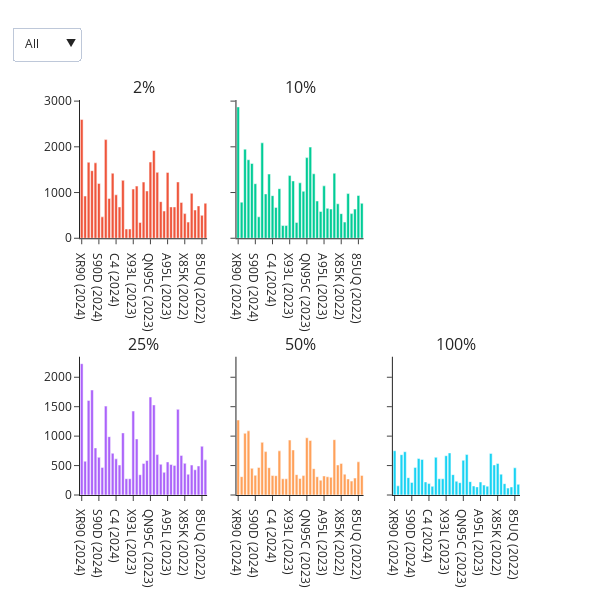
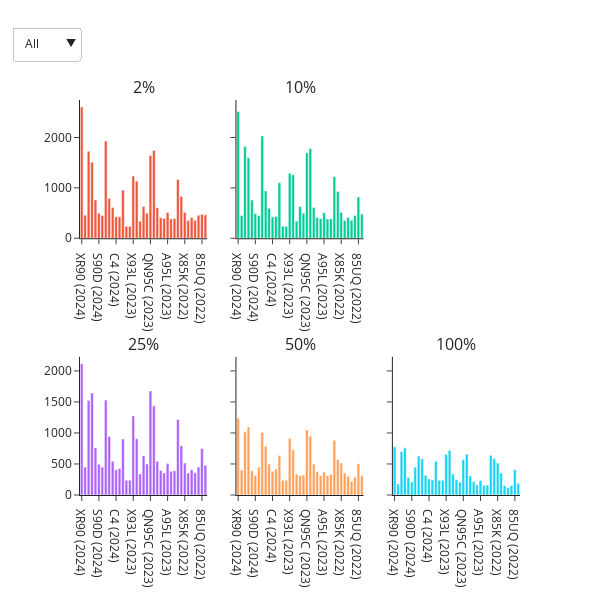
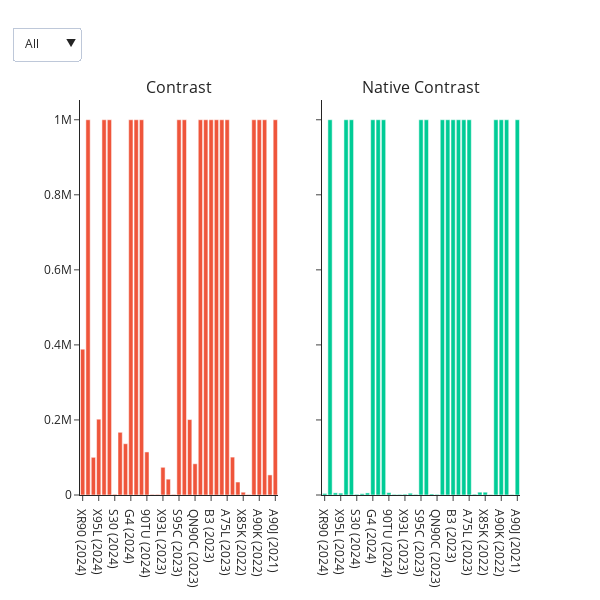
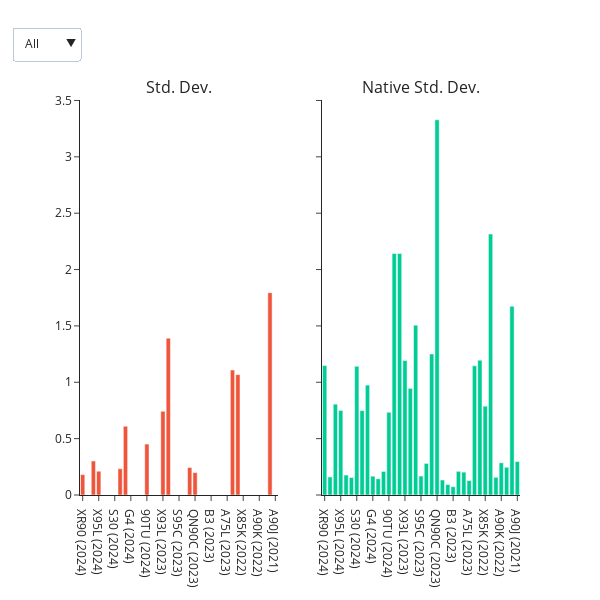

Source (notebook cell) for these figures, in order:
### Code cell
for subcategory in subcategories:
    print(subcategory)
    print("-"*100)
    rvisualizer.plot_facet_bar(subcategory)

### Figure 1 — Plotly figure (JSON) as saved in the notebook; plotly's stock layout.template omitted (floating-point values rounded to 4 significant figures)
{"data": [{"marker": {"color": "#EF553B"}, "name": "2% (2024)", "type": "bar", "x": ["XR90 (2024)", "XR80 (2024)", "XR70 (2024)", "X95L (2024)", "S95D (2024)", "S90D (2024)", "S30 (2024)", "QN90D (2024)", "QN85D (2024)", "G4 (2024)", "C4 (2024)", "B4 (2024)", "90TU (2024)", "7590 (2024)", "7570 (2024)"], "xaxis": "x", "y": [2597, 923, 1662, 1478, 1650, 1199, 468, 2158, 872, 1423, 950, 685, 1267, 203, 203], "yaxis": "y"}, {"marker": {"color": "#EF553B"}, "name": "2% (2023)", "type": "bar", "x": ["X93L (2023)", "X90L (2023)", "X77L (2023)", "S95C (2023)", "S90C (2023)", "QN95C (2023)", "QN90C (2023)", "G3 (2023)", "C3 (2023)", "B3 (2023)", "A95L (2023)", "A80L (2023)", "A75L (2023)"], "xaxis": "x", "y": [1077, 1141, 344, 1229, 1034, 1667, 1920, 1442, 801, 596, 1440, 686, 685], "yaxis": "y"}, {"marker": {"color": "#EF553B"}, "name": "2% (2022)", "type": "bar", "x": ["X95K (2022)", "X90K (2022)", "X85K (2022)", "X80K (2022)", "A95K (2022)", "A90K (2022)", "A80K (2022)", "85UQ (2022)"], "xaxis": "x", "y": [1232, 784, 539, 353, 983, 618, 708, 501], "yaxis": "y"}, {"marker": {"color": "#EF553B"}, "name": "2% (2021)", "type": "bar", "x": ["A90J (2021)"], "xaxis": "x", "y": [766], "yaxis": "y"}, {"marker": {"color": "#00CC96"}, "name": "10% (2024)", "type": "bar", "x": ["XR90 (2024)", "XR80 (2024)", "XR70 (2024)", "X95L (2024)", "S95D (2024)", "S90D (2024)", "S30 (2024)", "QN90D (2024)", "QN85D (2024)", "G4 (2024)", "C4 (2024)", "B4 (2024)", "90TU (2024)", "7590 (2024)", "7570 (2024)"], "xaxis": "x2", "y": [2873, 790, 1949, 1717, 1635, 1193, 469, 2087, 970, 1404, 932, 675, 1084, 278, 278], "yaxis": "y2"}, {"marker": {"color": "#00CC96"}, "name": "10% (2023)", "type": "bar", "x": ["X93L (2023)", "X90L (2023)", "X77L (2023)", "S95C (2023)", "S90C (2023)", "QN95C (2023)", "QN90C (2023)", "G3 (2023)", "C3 (2023)", "B3 (2023)", "A95L (2023)", "A80L (2023)", "A75L (2023)"], "xaxis": "x2", "y": [1371, 1254, 345, 1213, 1027, 1764, 1994, 1410, 815, 585, 1146, 654, 638], "yaxis": "y2"}, {"marker": {"color": "#00CC96"}, "name": "10% (2022)", "type": "bar", "x": ["X95K (2022)", "X90K (2022)", "X85K (2022)", "X80K (2022)", "A95K (2022)", "A90K (2022)", "A80K (2022)", "85UQ (2022)"], "xaxis": "x2", "y": [1423, 754, 538, 353, 977, 539, 638, 935], "yaxis": "y2"}, {"marker": {"color": "#00CC96"}, "name": "10% (2021)", "type": "bar", "x": ["A90J (2021)"], "xaxis": "x2", "y": [764], "yaxis": "y2"}, {"marker": {"color": "#AB63FA"}, "name": "25% (2024)", "type": "bar", "x": ["XR90 (2024)", "XR80 (2024)", "XR70 (2024)", "X95L (2024)", "S95D (2024)", "S90D (2024)", "S30 (2024)", "QN90D (2024)", "QN85D (2024)", "G4 (2024)", "C4 (2024)", "B4 (2024)", "90TU (2024)", "7590 (2024)", "7570 (2024)"], "xaxis": "x4", "y": [2231, 574, 1607, 1784, 800, 640, 469, 1510, 991, 709, 614, 509, 1055, 277, 277], "yaxis": "y4"}, {"marker": {"color": "#AB63FA"}, "name": "25% (2023)", "type": "bar", "x": ["X93L (2023)", "X90L (2023)", "X77L (2023)", "S95C (2023)", "S90C (2023)", "QN95C (2023)", "QN90C (2023)", "G3 (2023)", "C3 (2023)", "B3 (2023)", "A95L (2023)", "A80L (2023)", "A75L (2023)"], "xaxis": "x4", "y": [1426, 952, 345, 536, 586, 1664, 1530, 687, 522, 385, 562, 519, 503], "yaxis": "y4"}, {"marker": {"color": "#AB63FA"}, "name": "25% (2022)", "type": "bar", "x": ["X95K (2022)", "X90K (2022)", "X85K (2022)", "X80K (2022)", "A95K (2022)", "A90K (2022)", "A80K (2022)", "85UQ (2022)"], "xaxis": "x4", "y": [1455, 673, 538, 353, 509, 429, 493, 828], "yaxis": "y4"}, {"marker": {"color": "#AB63FA"}, "name": "25% (2021)", "type": "bar", "x": ["A90J (2021)"], "xaxis": "x4", "y": [597], "yaxis": "y4"}, {"marker": {"color": "#FFA15A"}, "name": "50% (2024)", "type": "bar", "x": ["XR90 (2024)", "XR80 (2024)", "XR70 (2024)", "X95L (2024)", "S95D (2024)", "S90D (2024)", "S30 (2024)", "QN90D (2024)", "QN85D (2024)", "G4 (2024)", "C4 (2024)", "B4 (2024)", "90TU (2024)", "7590 (2024)", "7570 (2024)"], "xaxis": "x5", "y": [1274, 312, 1048, 1090, 453, 334, 469, 894, 737, 464, 331, 328, 750, 276, 276], "yaxis": "y5"}, {"marker": {"color": "#FFA15A"}, "name": "50% (2023)", "type": "bar", "x": ["X93L (2023)", "X90L (2023)", "X77L (2023)", "S95C (2023)", "S90C (2023)", "QN95C (2023)", "QN90C (2023)", "G3 (2023)", "C3 (2023)", "B3 (2023)", "A95L (2023)", "A80L (2023)", "A75L (2023)"], "xaxis": "x5", "y": [933, 765, 346, 280, 330, 972, 927, 448, 311, 252, 324, 310, 300], "yaxis": "y5"}, {"marker": {"color": "#FFA15A"}, "name": "50% (2022)", "type": "bar", "x": ["X95K (2022)", "X90K (2022)", "X85K (2022)", "X80K (2022)", "A95K (2022)", "A90K (2022)", "A80K (2022)", "85UQ (2022)"], "xaxis": "x5", "y": [940, 510, 537, 354, 273, 236, 288, 564], "yaxis": "y5"}, {"marker": {"color": "#FFA15A"}, "name": "50% (2021)", "type": "bar", "x": ["A90J (2021)"], "xaxis": "x5", "y": [333], "yaxis": "y5"}, {"marker": {"color": "#19D3F3"}, "name": "100% (2024)", "type": "bar", "x": ["XR90 (2024)", "XR80 (2024)", "XR70 (2024)", "X95L (2024)", "S95D (2024)", "S90D (2024)", "S30 (2024)", "QN90D (2024)", "QN85D (2024)", "G4 (2024)", "C4 (2024)", "B4 (2024)", "90TU (2024)", "7590 (2024)", "7570 (2024)"], "xaxis": "x6", "y": [752, 156, 685, 735, 295, 214, 469, 619, 604, 222, 194, 147, 640, 276, 276], "yaxis": "y6"}, {"marker": {"color": "#19D3F3"}, "name": "100% (2023)", "type": "bar", "x": ["X93L (2023)", "X90L (2023)", "X77L (2023)", "S95C (2023)", "S90C (2023)", "QN95C (2023)", "QN90C (2023)", "G3 (2023)", "C3 (2023)", "B3 (2023)", "A95L (2023)", "A80L (2023)", "A75L (2023)"], "xaxis": "x6", "y": [667, 715, 346, 234, 209, 590, 687, 227, 153, 138, 221, 169, 149], "yaxis": "y6"}, {"marker": {"color": "#19D3F3"}, "name": "100% (2022)", "type": "bar", "x": ["X95K (2022)", "X90K (2022)", "X85K (2022)", "X80K (2022)", "A95K (2022)", "A90K (2022)", "A80K (2022)", "85UQ (2022)"], "xaxis": "x6", "y": [707, 511, 536, 354, 193, 117, 137, 462], "yaxis": "y6"}, {"marker": {"color": "#19D3F3"}, "name": "100% (2021)", "type": "bar", "x": ["A90J (2021)"], "xaxis": "x6", "y": [181], "yaxis": "y6"}], "layout": {"annotations": [{"font": {"size": 16}, "showarrow": false, "text": "2%", "x": 0.1444, "xanchor": "center", "xref": "paper", "y": 1.0, "yanchor": "bottom", "yref": "paper"}, {"font": {"size": 16}, "showarrow": false, "text": "10%", "x": 0.5, "xanchor": "center", "xref": "paper", "y": 1.0, "yanchor": "bottom", "yref": "paper"}, {"font": {"size": 16}, "showarrow": false, "text": "25%", "x": 0.1444, "xanchor": "center", "xref": "paper", "y": 0.35, "yanchor": "bottom", "yref": "paper"}, {"font": {"size": 16}, "showarrow": false, "text": "50%", "x": 0.5, "xanchor": "center", "xref": "paper", "y": 0.35, "yanchor": "bottom", "yref": "paper"}, {"font": {"size": 16}, "showarrow": false, "text": "100%", "x": 0.8556, "xanchor": "center", "xref": "paper", "y": 0.35, "yanchor": "bottom", "yref": "paper"}], "height": 600, "margin": {"b": 100}, "showlegend": false, "updatemenus": [{"buttons": [{"args": [{"visible": [true, true, true, true, true, true, true, true, true, true, true, true, true, true, true, true, true, true, true, true]}], "label": "All", "method": "update"}, {"args": [{"visible": [true, false, false, false, true, false, false, false, true, false, false, false, true, false, false, false, true, false, false, false]}], "label": "2024", "method": "update"}, {"args": [{"visible": [false, true, false, false, false, true, false, false, false, true, false, false, false, true, false, false, false, true, false, false]}], "label": "2023", "method": "update"}, {"args": [{"visible": [false, false, true, false, false, false, true, false, false, false, true, false, false, false, true, false, false, false, true, false]}], "label": "2022", "method": "update"}, {"args": [{"visible": [false, false, false, true, false, false, false, true, false, false, false, true, false, false, false, true, false, false, false, true]}], "label": "2021", "method": "update"}], "direction": "down", "showactive": true, "x": 0, "y": 1.1, "yanchor": "bottom"}], "width": 600, "xaxis": {"anchor": "y", "autorange": true, "domain": [0, 0.2889], "range": [-0.5, 36.5], "type": "category"}, "xaxis2": {"anchor": "y2", "autorange": true, "domain": [0.3556, 0.6444], "range": [-0.5, 36.5], "type": "category"}, "xaxis3": {"anchor": "y3", "domain": [0.7111, 1]}, "xaxis4": {"anchor": "y4", "autorange": true, "domain": [0, 0.2889], "range": [-0.5, 36.5], "type": "category"}, "xaxis5": {"anchor": "y5", "autorange": true, "domain": [0.3556, 0.6444], "range": [-0.5, 36.5], "type": "category"}, "xaxis6": {"anchor": "y6", "autorange": true, "domain": [0.7111, 1], "range": [-0.5, 36.5], "type": "category"}, "yaxis": {"anchor": "x", "autorange": true, "domain": [0.65, 1.0], "range": [0, 3024.0], "type": "linear"}, "yaxis2": {"anchor": "x2", "autorange": true, "domain": [0.65, 1.0], "matches": "y", "range": [0, 3024.0], "showticklabels": false, "type": "linear"}, "yaxis3": {"anchor": "x3", "domain": [0.65, 1.0], "matches": "y", "showticklabels": false}, "yaxis4": {"anchor": "x4", "autorange": true, "domain": [0, 0.35], "range": [0, 2348.0], "type": "linear"}, "yaxis5": {"anchor": "x5", "autorange": true, "domain": [0, 0.35], "matches": "y4", "range": [0, 2348.0], "showticklabels": false, "type": "linear"}, "yaxis6": {"anchor": "x6", "autorange": true, "domain": [0, 0.35], "matches": "y4", "range": [0, 2348.0], "showticklabels": false, "type": "linear"}}}

### Figure 2 — Plotly figure (JSON) as saved in the notebook; plotly's stock layout.template omitted (floating-point values rounded to 4 significant figures)
{"data": [{"marker": {"color": "#EF553B"}, "name": "2% (2024)", "type": "bar", "x": ["XR90 (2024)", "XR80 (2024)", "XR70 (2024)", "X95L (2024)", "S95D (2024)", "S90D (2024)", "S30 (2024)", "QN90D (2024)", "QN85D (2024)", "G4 (2024)", "C4 (2024)", "B4 (2024)", "90TU (2024)", "7590 (2024)", "7570 (2024)"], "xaxis": "x", "y": [2607, 459, 1728, 1510, 761, 496, 453, 1930, 790, 611, 427, 425, 954, 238, 238], "yaxis": "y"}, {"marker": {"color": "#EF553B"}, "name": "2% (2023)", "type": "bar", "x": ["X93L (2023)", "X90L (2023)", "X77L (2023)", "S95C (2023)", "S90C (2023)", "QN95C (2023)", "QN90C (2023)", "G3 (2023)", "C3 (2023)", "B3 (2023)", "A95L (2023)", "A80L (2023)", "A75L (2023)"], "xaxis": "x", "y": [1235, 1129, 339, 632, 497, 1643, 1744, 607, 409, 396, 510, 384, 390], "yaxis": "y"}, {"marker": {"color": "#EF553B"}, "name": "2% (2022)", "type": "bar", "x": ["X95K (2022)", "X90K (2022)", "X85K (2022)", "X80K (2022)", "A95K (2022)", "A90K (2022)", "A80K (2022)", "85UQ (2022)"], "xaxis": "x", "y": [1165, 828, 514, 354, 412, 359, 456, 474], "yaxis": "y"}, {"marker": {"color": "#EF553B"}, "name": "2% (2021)", "type": "bar", "x": ["A90J (2021)"], "xaxis": "x", "y": [464], "yaxis": "y"}, {"marker": {"color": "#00CC96"}, "name": "10% (2024)", "type": "bar", "x": ["XR90 (2024)", "XR80 (2024)", "XR70 (2024)", "X95L (2024)", "S95D (2024)", "S90D (2024)", "S30 (2024)", "QN90D (2024)", "QN85D (2024)", "G4 (2024)", "C4 (2024)", "B4 (2024)", "90TU (2024)", "7590 (2024)", "7570 (2024)"], "xaxis": "x2", "y": [2517, 453, 1821, 1600, 759, 493, 451, 2032, 939, 596, 425, 433, 1101, 238, 238], "yaxis": "y2"}, {"marker": {"color": "#00CC96"}, "name": "10% (2023)", "type": "bar", "x": ["X93L (2023)", "X90L (2023)", "X77L (2023)", "S95C (2023)", "S90C (2023)", "QN95C (2023)", "QN90C (2023)", "G3 (2023)", "C3 (2023)", "B3 (2023)", "A95L (2023)", "A80L (2023)", "A75L (2023)"], "xaxis": "x2", "y": [1288, 1261, 339, 632, 494, 1697, 1783, 612, 412, 390, 507, 383, 389], "yaxis": "y2"}, {"marker": {"color": "#00CC96"}, "name": "10% (2022)", "type": "bar", "x": ["X95K (2022)", "X90K (2022)", "X85K (2022)", "X80K (2022)", "A95K (2022)", "A90K (2022)", "A80K (2022)", "85UQ (2022)"], "xaxis": "x2", "y": [1223, 929, 514, 354, 410, 358, 454, 821], "yaxis": "y2"}, {"marker": {"color": "#00CC96"}, "name": "10% (2021)", "type": "bar", "x": ["A90J (2021)"], "xaxis": "x2", "y": [481], "yaxis": "y2"}, {"marker": {"color": "#AB63FA"}, "name": "25% (2024)", "type": "bar", "x": ["XR90 (2024)", "XR80 (2024)", "XR70 (2024)", "X95L (2024)", "S95D (2024)", "S90D (2024)", "S30 (2024)", "QN90D (2024)", "QN85D (2024)", "G4 (2024)", "C4 (2024)", "B4 (2024)", "90TU (2024)", "7590 (2024)", "7570 (2024)"], "xaxis": "x4", "y": [2117, 451, 1522, 1644, 763, 497, 450, 1530, 942, 546, 405, 426, 903, 238, 238], "yaxis": "y4"}, {"marker": {"color": "#AB63FA"}, "name": "25% (2023)", "type": "bar", "x": ["X93L (2023)", "X90L (2023)", "X77L (2023)", "S95C (2023)", "S90C (2023)", "QN95C (2023)", "QN90C (2023)", "G3 (2023)", "C3 (2023)", "B3 (2023)", "A95L (2023)", "A80L (2023)", "A75L (2023)"], "xaxis": "x4", "y": [1275, 905, 339, 634, 499, 1676, 1439, 542, 396, 355, 506, 382, 389], "yaxis": "y4"}, {"marker": {"color": "#AB63FA"}, "name": "25% (2022)", "type": "bar", "x": ["X95K (2022)", "X90K (2022)", "X85K (2022)", "X80K (2022)", "A95K (2022)", "A90K (2022)", "A80K (2022)", "85UQ (2022)"], "xaxis": "x4", "y": [1217, 794, 514, 354, 409, 357, 451, 748], "yaxis": "y4"}, {"marker": {"color": "#AB63FA"}, "name": "25% (2021)", "type": "bar", "x": ["A90J (2021)"], "xaxis": "x4", "y": [481], "yaxis": "y4"}, {"marker": {"color": "#FFA15A"}, "name": "50% (2024)", "type": "bar", "x": ["XR90 (2024)", "XR80 (2024)", "XR70 (2024)", "X95L (2024)", "S95D (2024)", "S90D (2024)", "S30 (2024)", "QN90D (2024)", "QN85D (2024)", "G4 (2024)", "C4 (2024)", "B4 (2024)", "90TU (2024)", "7590 (2024)", "7570 (2024)"], "xaxis": "x5", "y": [1236, 402, 1017, 1098, 390, 316, 449, 1009, 785, 500, 382, 418, 638, 238, 238], "yaxis": "y5"}, {"marker": {"color": "#FFA15A"}, "name": "50% (2023)", "type": "bar", "x": ["X93L (2023)", "X90L (2023)", "X77L (2023)", "S95C (2023)", "S90C (2023)", "QN95C (2023)", "QN90C (2023)", "G3 (2023)", "C3 (2023)", "B3 (2023)", "A95L (2023)", "A80L (2023)", "A75L (2023)"], "xaxis": "x5", "y": [909, 728, 339, 312, 318, 1047, 948, 501, 379, 312, 370, 312, 335], "yaxis": "y5"}, {"marker": {"color": "#FFA15A"}, "name": "50% (2022)", "type": "bar", "x": ["X95K (2022)", "X90K (2022)", "X85K (2022)", "X80K (2022)", "A95K (2022)", "A90K (2022)", "A80K (2022)", "85UQ (2022)"], "xaxis": "x5", "y": [881, 574, 514, 354, 302, 217, 288, 503], "yaxis": "y5"}, {"marker": {"color": "#FFA15A"}, "name": "50% (2021)", "type": "bar", "x": ["A90J (2021)"], "xaxis": "x5", "y": [311], "yaxis": "y5"}, {"marker": {"color": "#19D3F3"}, "name": "100% (2024)", "type": "bar", "x": ["XR90 (2024)", "XR80 (2024)", "XR70 (2024)", "X95L (2024)", "S95D (2024)", "S90D (2024)", "S30 (2024)", "QN90D (2024)", "QN85D (2024)", "G4 (2024)", "C4 (2024)", "B4 (2024)", "90TU (2024)", "7590 (2024)", "7570 (2024)"], "xaxis": "x6", "y": [776, 176, 702, 760, 282, 209, 448, 629, 583, 317, 259, 244, 545, 238, 238], "yaxis": "y6"}, {"marker": {"color": "#19D3F3"}, "name": "100% (2023)", "type": "bar", "x": ["X93L (2023)", "X90L (2023)", "X77L (2023)", "S95C (2023)", "S90C (2023)", "QN95C (2023)", "QN90C (2023)", "G3 (2023)", "C3 (2023)", "B3 (2023)", "A95L (2023)", "A80L (2023)", "A75L (2023)"], "xaxis": "x6", "y": [658, 720, 338, 248, 207, 572, 659, 306, 216, 162, 232, 156, 161], "yaxis": "y6"}, {"marker": {"color": "#19D3F3"}, "name": "100% (2022)", "type": "bar", "x": ["X95K (2022)", "X90K (2022)", "X85K (2022)", "X80K (2022)", "A95K (2022)", "A90K (2022)", "A80K (2022)", "85UQ (2022)"], "xaxis": "x6", "y": [639, 586, 514, 354, 152, 122, 155, 405], "yaxis": "y6"}, {"marker": {"color": "#19D3F3"}, "name": "100% (2021)", "type": "bar", "x": ["A90J (2021)"], "xaxis": "x6", "y": [187], "yaxis": "y6"}], "layout": {"annotations": [{"font": {"size": 16}, "showarrow": false, "text": "2%", "x": 0.1444, "xanchor": "center", "xref": "paper", "y": 1.0, "yanchor": "bottom", "yref": "paper"}, {"font": {"size": 16}, "showarrow": false, "text": "10%", "x": 0.5, "xanchor": "center", "xref": "paper", "y": 1.0, "yanchor": "bottom", "yref": "paper"}, {"font": {"size": 16}, "showarrow": false, "text": "25%", "x": 0.1444, "xanchor": "center", "xref": "paper", "y": 0.35, "yanchor": "bottom", "yref": "paper"}, {"font": {"size": 16}, "showarrow": false, "text": "50%", "x": 0.5, "xanchor": "center", "xref": "paper", "y": 0.35, "yanchor": "bottom", "yref": "paper"}, {"font": {"size": 16}, "showarrow": false, "text": "100%", "x": 0.8556, "xanchor": "center", "xref": "paper", "y": 0.35, "yanchor": "bottom", "yref": "paper"}], "height": 600, "margin": {"b": 100}, "showlegend": false, "updatemenus": [{"buttons": [{"args": [{"visible": [true, true, true, true, true, true, true, true, true, true, true, true, true, true, true, true, true, true, true, true]}], "label": "All", "method": "update"}, {"args": [{"visible": [true, false, false, false, true, false, false, false, true, false, false, false, true, false, false, false, true, false, false, false]}], "label": "2024", "method": "update"}, {"args": [{"visible": [false, true, false, false, false, true, false, false, false, true, false, false, false, true, false, false, false, true, false, false]}], "label": "2023", "method": "update"}, {"args": [{"visible": [false, false, true, false, false, false, true, false, false, false, true, false, false, false, true, false, false, false, true, false]}], "label": "2022", "method": "update"}, {"args": [{"visible": [false, false, false, true, false, false, false, true, false, false, false, true, false, false, false, true, false, false, false, true]}], "label": "2021", "method": "update"}], "direction": "down", "showactive": true, "x": 0, "y": 1.1, "yanchor": "bottom"}], "width": 600, "xaxis": {"anchor": "y", "autorange": true, "domain": [0, 0.2889], "range": [-0.5, 36.5], "type": "category"}, "xaxis2": {"anchor": "y2", "autorange": true, "domain": [0.3556, 0.6444], "range": [-0.5, 36.5], "type": "category"}, "xaxis3": {"anchor": "y3", "domain": [0.7111, 1]}, "xaxis4": {"anchor": "y4", "autorange": true, "domain": [0, 0.2889], "range": [-0.5, 36.5], "type": "category"}, "xaxis5": {"anchor": "y5", "autorange": true, "domain": [0.3556, 0.6444], "range": [-0.5, 36.5], "type": "category"}, "xaxis6": {"anchor": "y6", "autorange": true, "domain": [0.7111, 1], "range": [-0.5, 36.5], "type": "category"}, "yaxis": {"anchor": "x", "autorange": true, "domain": [0.65, 1.0], "range": [0, 2744.0], "type": "linear"}, "yaxis2": {"anchor": "x2", "autorange": true, "domain": [0.65, 1.0], "matches": "y", "range": [0, 2744.0], "showticklabels": false, "type": "linear"}, "yaxis3": {"anchor": "x3", "domain": [0.65, 1.0], "matches": "y", "showticklabels": false}, "yaxis4": {"anchor": "x4", "autorange": true, "domain": [0, 0.35], "range": [0, 2228.0], "type": "linear"}, "yaxis5": {"anchor": "x5", "autorange": true, "domain": [0, 0.35], "matches": "y4", "range": [0, 2228.0], "showticklabels": false, "type": "linear"}, "yaxis6": {"anchor": "x6", "autorange": true, "domain": [0, 0.35], "matches": "y4", "range": [0, 2228.0], "showticklabels": false, "type": "linear"}}}

### Figure 3 — Plotly figure (JSON) as saved in the notebook; plotly's stock layout.template omitted (floating-point values rounded to 4 significant figures)
{"data": [{"marker": {"color": "#EF553B"}, "name": "Contrast (2024)", "type": "bar", "x": ["XR90 (2024)", "XR80 (2024)", "XR70 (2024)", "X95L (2024)", "S95D (2024)", "S90D (2024)", "S30 (2024)", "QN90D (2024)", "QN85D (2024)", "G4 (2024)", "C4 (2024)", "B4 (2024)", "90TU (2024)", "7590 (2024)", "7570 (2024)"], "xaxis": "x", "y": [388667, 1000000, 100400, 202000, 1000000, 1000000, 1864, 167120, 136667, 1000000, 1000000, 1000000, 114686, 1563, 1563], "yaxis": "y"}, {"marker": {"color": "#EF553B"}, "name": "Contrast (2023)", "type": "bar", "x": ["X93L (2023)", "X90L (2023)", "X77L (2023)", "S95C (2023)", "S90C (2023)", "QN95C (2023)", "QN90C (2023)", "G3 (2023)", "C3 (2023)", "B3 (2023)", "A95L (2023)", "A80L (2023)", "A75L (2023)"], "xaxis": "x", "y": [73818, 42222, 1507, 1000000, 1000000, 201000, 83200, 1000000, 1000000, 1000000, 1000000, 1000000, 1000000], "yaxis": "y"}, {"marker": {"color": "#EF553B"}, "name": "Contrast (2022)", "type": "bar", "x": ["X95K (2022)", "X90K (2022)", "X85K (2022)", "X80K (2022)", "A95K (2022)", "A90K (2022)", "A80K (2022)", "85UQ (2022)"], "xaxis": "x", "y": [101000, 34557, 7458, 1173, 1000000, 1000000, 1000000, 53520], "yaxis": "y"}, {"marker": {"color": "#EF553B"}, "name": "Contrast (2021)", "type": "bar", "x": ["A90J (2021)"], "xaxis": "x", "y": [1000000], "yaxis": "y"}, {"marker": {"color": "#00CC96"}, "name": "Native Contrast (2024)", "type": "bar", "x": ["XR90 (2024)", "XR80 (2024)", "XR70 (2024)", "X95L (2024)", "S95D (2024)", "S90D (2024)", "S30 (2024)", "QN90D (2024)", "QN85D (2024)", "G4 (2024)", "C4 (2024)", "B4 (2024)", "90TU (2024)", "7590 (2024)", "7570 (2024)"], "xaxis": "x2", "y": [4137, 1000000, 5755, 4994, 1000000, 1000000, 1864, 3404, 5537, 1000000, 1000000, 1000000, 6242, 1563, 1563], "yaxis": "y2"}, {"marker": {"color": "#00CC96"}, "name": "Native Contrast (2023)", "type": "bar", "x": ["X93L (2023)", "X90L (2023)", "X77L (2023)", "S95C (2023)", "S90C (2023)", "QN95C (2023)", "QN90C (2023)", "G3 (2023)", "C3 (2023)", "B3 (2023)", "A95L (2023)", "A80L (2023)", "A75L (2023)"], "xaxis": "x2", "y": [2159, 4751, 1507, 1000000, 1000000, 2649, 1674, 1000000, 1000000, 1000000, 1000000, 1000000, 1000000], "yaxis": "y2"}, {"marker": {"color": "#00CC96"}, "name": "Native Contrast (2022)", "type": "bar", "x": ["X95K (2022)", "X90K (2022)", "X85K (2022)", "X80K (2022)", "A95K (2022)", "A90K (2022)", "A80K (2022)", "85UQ (2022)"], "xaxis": "x2", "y": [2065, 7511, 7458, 1173, 1000000, 1000000, 1000000, 1304], "yaxis": "y2"}, {"marker": {"color": "#00CC96"}, "name": "Native Contrast (2021)", "type": "bar", "x": ["A90J (2021)"], "xaxis": "x2", "y": [1000000], "yaxis": "y2"}], "layout": {"annotations": [{"font": {"size": 16}, "showarrow": false, "text": "Contrast", "x": 0.225, "xanchor": "center", "xref": "paper", "y": 1, "yanchor": "bottom", "yref": "paper"}, {"font": {"size": 16}, "showarrow": false, "text": "Native Contrast", "x": 0.775, "xanchor": "center", "xref": "paper", "y": 1, "yanchor": "bottom", "yref": "paper"}], "height": 600, "margin": {"b": 100}, "showlegend": false, "updatemenus": [{"buttons": [{"args": [{"visible": [true, true, true, true, true, true, true, true]}], "label": "All", "method": "update"}, {"args": [{"visible": [true, false, false, false, true, false, false, false]}], "label": "2024", "method": "update"}, {"args": [{"visible": [false, true, false, false, false, true, false, false]}], "label": "2023", "method": "update"}, {"args": [{"visible": [false, false, true, false, false, false, true, false]}], "label": "2022", "method": "update"}, {"args": [{"visible": [false, false, false, true, false, false, false, true]}], "label": "2021", "method": "update"}], "direction": "down", "showactive": true, "x": 0, "y": 1.1, "yanchor": "bottom"}], "width": 600, "xaxis": {"anchor": "y", "autorange": true, "domain": [0, 0.45], "range": [-0.5, 36.5], "type": "category"}, "xaxis2": {"anchor": "y2", "autorange": true, "domain": [0.55, 1], "range": [-0.5, 36.5], "type": "category"}, "yaxis": {"anchor": "x", "autorange": true, "domain": [0, 1], "range": [0, 1053000.0], "type": "linear"}, "yaxis2": {"anchor": "x2", "autorange": true, "domain": [0, 1], "matches": "y", "range": [0, 1053000.0], "showticklabels": false, "type": "linear"}}}

### Figure 4 — Plotly figure (JSON) as saved in the notebook; plotly's stock layout.template omitted (floating-point values rounded to 4 significant figures)
{"data": [{"marker": {"color": "#EF553B"}, "name": "Std. Dev. (2024)", "type": "bar", "x": ["XR90 (2024)", "XR80 (2024)", "XR70 (2024)", "X95L (2024)", "S95D (2024)", "S90D (2024)", "S30 (2024)", "QN90D (2024)", "QN85D (2024)", "G4 (2024)", "C4 (2024)", "B4 (2024)", "90TU (2024)", "7590 (2024)", "7570 (2024)"], "xaxis": "x", "y": [0.181, 0, 0.302, 0.211, 0, 0, 0, 0.233, 0.61, 0, 0, 0, 0.452, 0, 0], "yaxis": "y"}, {"marker": {"color": "#EF553B"}, "name": "Std. Dev. (2023)", "type": "bar", "x": ["X93L (2023)", "X90L (2023)", "X77L (2023)", "S95C (2023)", "S90C (2023)", "QN95C (2023)", "QN90C (2023)", "G3 (2023)", "C3 (2023)", "B3 (2023)", "A95L (2023)", "A80L (2023)", "A75L (2023)"], "xaxis": "x", "y": [0.743, 1.391, 0, 0, 0, 0.244, 0.199, 0, 0, 0, 0, 0, 0], "yaxis": "y"}, {"marker": {"color": "#EF553B"}, "name": "Std. Dev. (2022)", "type": "bar", "x": ["X95K (2022)", "X90K (2022)", "X85K (2022)", "X80K (2022)", "A95K (2022)", "A90K (2022)", "A80K (2022)", "85UQ (2022)"], "xaxis": "x", "y": [1.109, 1.068, 0, 0, 0, 0, 0, 1.795], "yaxis": "y"}, {"marker": {"color": "#EF553B"}, "name": "Std. Dev. (2021)", "type": "bar", "x": ["A90J (2021)"], "xaxis": "x", "y": [0], "yaxis": "y"}, {"marker": {"color": "#00CC96"}, "name": "Native Std. Dev. (2024)", "type": "bar", "x": ["XR90 (2024)", "XR80 (2024)", "XR70 (2024)", "X95L (2024)", "S95D (2024)", "S90D (2024)", "S30 (2024)", "QN90D (2024)", "QN85D (2024)", "G4 (2024)", "C4 (2024)", "B4 (2024)", "90TU (2024)", "7590 (2024)", "7570 (2024)"], "xaxis": "x2", "y": [1.149, 0.16, 0.806, 0.75, 0.177, 0.155, 1.142, 0.749, 0.975, 0.167, 0.144, 0.209, 0.734, 2.143, 2.143], "yaxis": "y2"}, {"marker": {"color": "#00CC96"}, "name": "Native Std. Dev. (2023)", "type": "bar", "x": ["X93L (2023)", "X90L (2023)", "X77L (2023)", "S95C (2023)", "S90C (2023)", "QN95C (2023)", "QN90C (2023)", "G3 (2023)", "C3 (2023)", "B3 (2023)", "A95L (2023)", "A80L (2023)", "A75L (2023)"], "xaxis": "x2", "y": [1.193, 0.946, 1.507, 0.168, 0.28, 1.251, 3.329, 0.133, 0.093, 0.074, 0.21, 0.203, 0.128], "yaxis": "y2"}, {"marker": {"color": "#00CC96"}, "name": "Native Std. Dev. (2022)", "type": "bar", "x": ["X95K (2022)", "X90K (2022)", "X85K (2022)", "X80K (2022)", "A95K (2022)", "A90K (2022)", "A80K (2022)", "85UQ (2022)"], "xaxis": "x2", "y": [1.146, 1.196, 0.788, 2.315, 0.157, 0.286, 0.246, 1.675], "yaxis": "y2"}, {"marker": {"color": "#00CC96"}, "name": "Native Std. Dev. (2021)", "type": "bar", "x": ["A90J (2021)"], "xaxis": "x2", "y": [0.297], "yaxis": "y2"}], "layout": {"annotations": [{"font": {"size": 16}, "showarrow": false, "text": "Std. Dev.", "x": 0.225, "xanchor": "center", "xref": "paper", "y": 1, "yanchor": "bottom", "yref": "paper"}, {"font": {"size": 16}, "showarrow": false, "text": "Native Std. Dev.", "x": 0.775, "xanchor": "center", "xref": "paper", "y": 1, "yanchor": "bottom", "yref": "paper"}], "height": 600, "margin": {"b": 100}, "showlegend": false, "updatemenus": [{"buttons": [{"args": [{"visible": [true, true, true, true, true, true, true, true]}], "label": "All", "method": "update"}, {"args": [{"visible": [true, false, false, false, true, false, false, false]}], "label": "2024", "method": "update"}, {"args": [{"visible": [false, true, false, false, false, true, false, false]}], "label": "2023", "method": "update"}, {"args": [{"visible": [false, false, true, false, false, false, true, false]}], "label": "2022", "method": "update"}, {"args": [{"visible": [false, false, false, true, false, false, false, true]}], "label": "2021", "method": "update"}], "direction": "down", "showactive": true, "x": 0, "y": 1.1, "yanchor": "bottom"}], "width": 600, "xaxis": {"anchor": "y", "autorange": true, "domain": [0, 0.45], "range": [-0.5, 36.5], "type": "category"}, "xaxis2": {"anchor": "y2", "autorange": true, "domain": [0.55, 1], "range": [-0.5, 36.5], "type": "category"}, "yaxis": {"anchor": "x", "autorange": true, "domain": [0, 1], "range": [0, 3.504], "type": "linear"}, "yaxis2": {"anchor": "x2", "autorange": true, "domain": [0, 1], "matches": "y", "range": [0, 3.504], "showticklabels": false, "type": "linear"}}}
